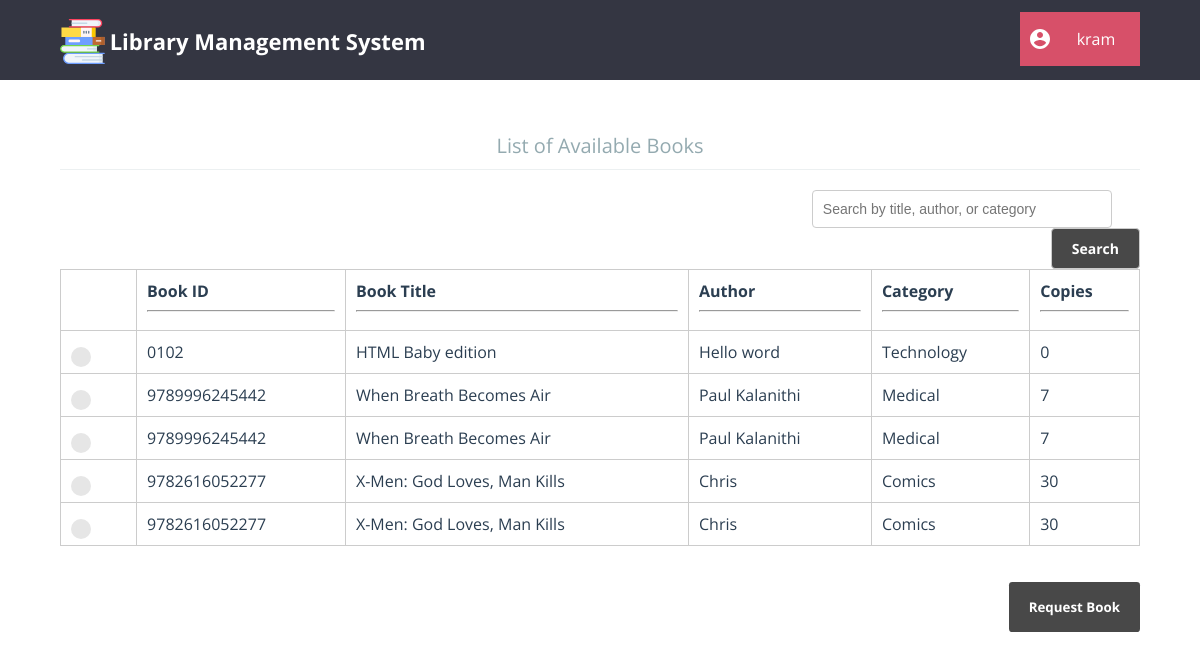
Page /member/home.php (signed in) on the committed database.
### tables this page shows
CREATE TABLE `book` (
  `isbn` char(13) NOT NULL,
  `title` varchar(80) NOT NULL,
  `author` varchar(80) NOT NULL,
  `category` varchar(80) NOT NULL,
  `copies` int(10) UNSIGNED NOT NULL
);

### member/home.php (the view, shortened to what this page needs)
<?php
    require "../db_connect.php";
    require "header_member.php";
?>
<html>
    <head>
        <link rel="stylesheet" type="text/css" href="../css/global_styles.css">
        <link rel="stylesheet" type="text/css" href="css/home_style.css">
        <link rel="stylesheet" type="text/css" href="../css/custom_radio_button_style.css">
    </head>
    <body>
        <?php
            $searchQuery = "";
            if (!empty($searchQuery)) {
                $query = $con->prepare("SELECT * FROM book WHERE title LIKE ? OR author LIKE ? OR category LIKE ? ORDER BY title");
                $searchTerm = "%".$searchQuery."%";
                $query->bind_param("sss", $searchTerm, $searchTerm, $searchTerm);
            } else {
                $query = $con->prepare("SELECT * FROM book ORDER BY title");
            }
            $query->execute();
            $result = $query->get_result();
            $rows = mysqli_num_rows($result);
            if ($rows == 0) {
                echo "<h2 align='center'>No books available</h2>";
            } else {
                echo "<form class='cd-form' method='POST' action='#'>";
                echo "<center><legend>List of Available Books</legend></center>";
                echo "<div class='search-box' style='text-align:center;'>";
                echo "<input type='text' name='search' placeholder='Search by title, author, or category' value='" . htmlspecialchars($searchQuery) . "' />";
                echo "<input type='submit' value='Search' />";
                echo "</div>";
                echo "<table>";
                echo "<tr>
                        <th></th>
                        <th>Book ID<hr></th>
                        <th>Book Title<hr></th>
                        <th>Author<hr></th>
                        <th>Category<hr></th>
                        <th>Copies<hr></th>
                    </tr>";
                for ($i = 0; $i < $rows; $i++) {
                    $row = mysqli_fetch_array($result);
                    echo "<tr>
                            <td>
                                <label class='control control--radio'>
                                    <input type='radio' name='rd_book' value=".$row[0]." />
                                <div class='control__indicator'></div>
                            </td>";
                    for ($j = 0; $j < 5; $j++) {
                        echo "<td>".$row[$j]."</td>";
                    }
                    echo "</tr>";
                }
                echo "</table>";
                echo "<br /><br /><input type='submit' name='m_request' value='Request Book' />";
                echo "</form>";
            }
        ?>
    </body>
</html>

### member/css/header_member_style.css (style rules this page uses)
html * { -webkit-font-smoothing: antialiased; -moz-osx-font-smoothing: grayscale; }
*, *:after, *:before { -webkit-box-sizing: border-box; -moz-box-sizing: border-box; box-sizing: border-box; }
body { font-size: 100%; font-family: "Open Sans", sans-serif; background-color: white; margin: 0; }

### css/global_styles.css (style rules this page uses)
*, *::after, *::before { -webkit-box-sizing: border-box; -moz-box-sizing: border-box; box-sizing: border-box; }
html { font-size: 62.5%; }
body { font-size: 1.8rem; font-family: "Open Sans", sans-serif; color: #2b3e51; background-color: #ffffff; }

### member/css/home_style.css (style rules this page uses)
.cd-form { width: 90%; max-width: 1200px; margin: 4em auto; font-size: 1.3rem; color: #94aab0; margin-bottom: 10px; display: block; }
.cd-form::after { clear: both; content: ""; display: table; }
.cd-form legend { padding-bottom: 10px; margin-bottom: 20px; font-size: 2rem; border-bottom: 1px solid #ecf0f1; display: block; width: 100%; -webkit-appearance: none; -moz-appearance: none; -ms-appearance: none; -o-appearance: none; appearance: none; }
.cd-form input[type="submit"] { border: none; background: #484848; border-radius: 0.25em; padding: 16px 20px; color: #ffffff; font-family: "Open Sans", sans-serif; font-weight: bold; float: right; cursor: pointer; -webkit-font-smoothing: antialiased; -moz-osx-font-smoothing: grayscale; -webkit-appearance: none; -moz-appearance: none; -ms-appearance: none; -o-appearance: none; appearance: none; }

### css/custom_radio_button_style.css (style rules this page uses)
.control { font-size: 18px; position: relative; display: block; margin-bottom: 15px; padding-left: 30px; cursor: pointer; }
.control__indicator { position: absolute; top: 2px; left: 0; width: 20px; height: 20px; background: #e6e6e6; }
.control--radio .control__indicator { border-radius: 50%; }
.control__indicator:after { position: absolute; display: none; content: ''; }
.control--radio .control__indicator:after { top: 7px; left: 7px; width: 6px; height: 6px; border-radius: 50%; background: #ffffff; }

### member/home.php (style rules this page uses)
.search-box { text-align: center; margin-bottom: 20px; }
.search-box input[type="text"] { width: 300px; padding: 10px; font-size: 14px; border: 1px solid #ccc; border-radius: 4px; margin-left: 67%; background-color: transparent; color: black; }
.search-box input[type="submit"] { padding: 10px 20px; font-size: 14px; border: 1px solid #ccc; border-radius: 4px; background-color: #484848; color: white; cursor: pointer; }
table { width: 100%; border-collapse: collapse; }
table th, table td { padding: 10px; text-align: left; border: 1px solid #ccc; }

### rows in the picture
book: isbn "0102", title "HTML Baby edition", author "Hello word", category "Technology", copies "0"
book: isbn "9789996245442", title "When Breath Becomes Air", author "Paul Kalanithi", category "Medical", copies "7"
book: isbn "9789996245442", title "When Breath Becomes Air", author "Paul Kalanithi", category "Medical", copies "7"
book: isbn "9782616052277", title "X-Men: God Loves, Man Kills", author "Chris", category "Comics", copies "30"
book: isbn "9782616052277", title "X-Men: God Loves, Man Kills", author "Chris", category "Comics", copies "30"

### other values in the picture
$_SESSION['username'] "kram"
